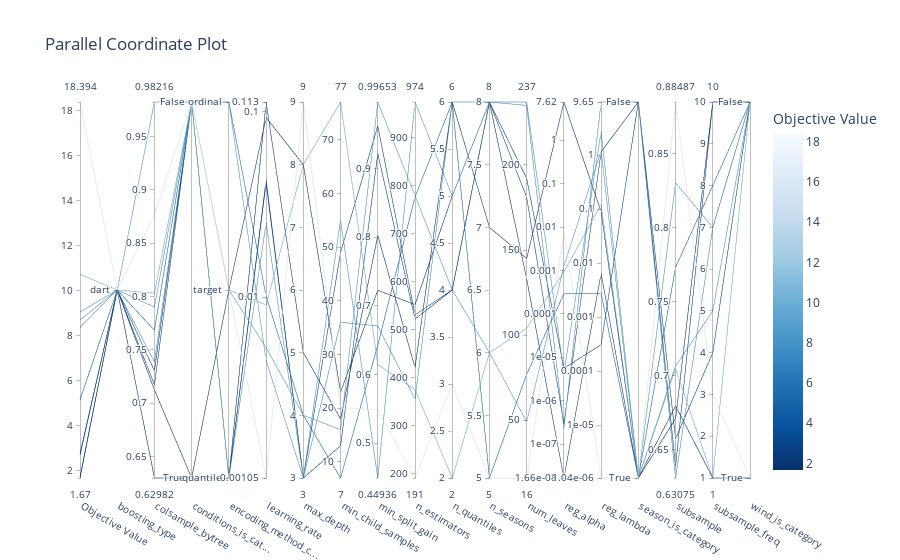

Here is the notebook cell this chart was saved with:
### Code cell
vis.plot_parallel_coordinate(temp_study)

### Figure 1 — Plotly figure (JSON) as saved in the notebook; plotly's stock layout.template omitted (floating-point values rounded to 4 significant figures)
{"data": [{"dimensions": [{"label": "Objective Value", "range": [1.67, 18.39], "values": [1.722, 18.39, 1.67, 5.15, 8.696, 9.051, 10.73, 2.764, 2.691, 8.374]}, {"label": "boosting_type", "range": [0, 0], "ticktext": ["dart"], "tickvals": [0], "values": [0, 0, 0, 0, 0, 0, 0, 0, 0, 0]}, {"label": "colsample_bytree", "range": [0.6298, 0.9822], "values": [0.6298, 0.8768, 0.7123, 0.7682, 0.7899, 0.9822, 0.803, 0.7172, 0.7303, 0.7386]}, {"label": "conditions_is_cat...", "range": [0, 1], "ticktext": ["True", "False"], "tickvals": [0, 1], "values": [0, 1, 0, 1, 1, 1, 1, 1, 1, 1]}, {"label": "encoding_method_c...", "range": [0, 2], "ticktext": ["quantile", "target", "ordinal"], "tickvals": [0, 1, 2], "values": [0, 1, 1, 2, 2, 1, 1, 0, 0, 0]}, {"label": "learning_rate", "range": [-2.977, -0.9471], "ticktext": ["0.00105", "0.01", "0.1", "0.113"], "tickvals": [-2.977, -2, -1, -0.9471], "values": [-0.9471, -2.977, -1.031, -1.996, -2.342, -2.273, -2.043, -1.385, -1.367, -1.599]}, {"label": "max_depth", "range": [3, 9], "values": [5, 9, 8, 4, 3, 4, 8, 3, 3, 3]}, {"label": "min_child_samples", "range": [7, 77], "values": [18, 20, 23, 7, 55, 16, 77, 13, 49, 36]}, {"label": "min_split_gain", "range": [0.4494, 0.9965], "values": [0.8022, 0.5487, 0.7225, 0.6426, 0.4494, 0.9965, 0.6146, 0.9216, 0.9615, 0.6706]}, {"label": "n_estimators", "range": [191, 974], "values": [421, 191, 552, 776, 974, 779, 375, 522, 531, 355]}, {"label": "n_quantiles", "range": [2, 6], "values": [6, 3, 5, 6, 5, 4, 2, 4, 4, 6]}, {"label": "n_seasons", "range": [5, 8], "values": [7, 5, 8, 5, 8, 6, 6, 8, 8, 8]}, {"label": "num_leaves", "range": [16, 237], "values": [145, 16, 133, 77, 237, 49, 104, 181, 192, 235]}, {"label": "reg_alpha", "range": [-7.781, 0.882], "ticktext": ["1.66e-08", "1e-07", "1e-06", "1e-05", "0.0001", "0.001", "0.01", "0.1", "1", "7.62"], "tickvals": [-7.781, -7, -6, -5, -4, -3, -2, -1, 0, 0.882], "values": [0.882, -2.132, -7.781, -3.538, -5.37, -2.897, -3.034, -6.538, -5.252, -6.632]}, {"label": "reg_lambda", "range": [-5.982, 0.9846], "ticktext": ["1.04e-06", "1e-05", "0.0001", "0.001", "0.01", "0.1", "1", "9.65"], "tickvals": [-5.982, -5, -4, -3, -2, -1, 0, 0.9846], "values": [-1.05, -5.982, -2.191, -2.56, 0.439, 0.07931, -0.9154, 0.0639, -3.511, 0.9846]}, {"label": "season_is_category", "range": [0, 1], "ticktext": ["True", "False"], "tickvals": [0, 1], "values": [0, 0, 0, 0, 0, 0, 0, 1, 1, 1]}, {"label": "subsample", "range": [0.6308, 0.8849], "values": [0.6795, 0.8849, 0.6708, 0.7732, 0.7064, 0.8302, 0.7046, 0.6386, 0.6573, 0.6308]}, {"label": "subsample_freq", "range": [1, 10], "values": [1, 3, 10, 8, 5, 7, 1, 10, 4, 7]}, {"label": "wind_is_category", "range": [0, 1], "ticktext": ["True", "False"], "tickvals": [0, 1], "values": [0, 0, 1, 1, 1, 1, 1, 1, 1, 1]}], "labelangle": 30, "labelside": "bottom", "line": {"color": [1.722, 18.39, 1.67, 5.15, 8.696, 9.051, 10.73, 2.764, 2.691, 8.374], "colorbar": {"title": {"text": "Objective Value"}}, "colorscale": [[0, "rgb(247,251,255)"], [0.125, "rgb(222,235,247)"], [0.25, "rgb(198,219,239)"], [0.375, "rgb(158,202,225)"], [0.5, "rgb(107,174,214)"], [0.625, "rgb(66,146,198)"], [0.75, "rgb(33,113,181)"], [0.875, "rgb(8,81,156)"], [1, "rgb(8,48,107)"]], "reversescale": true, "showscale": true}, "type": "parcoords"}], "layout": {"title": {"text": "Parallel Coordinate Plot"}}}
